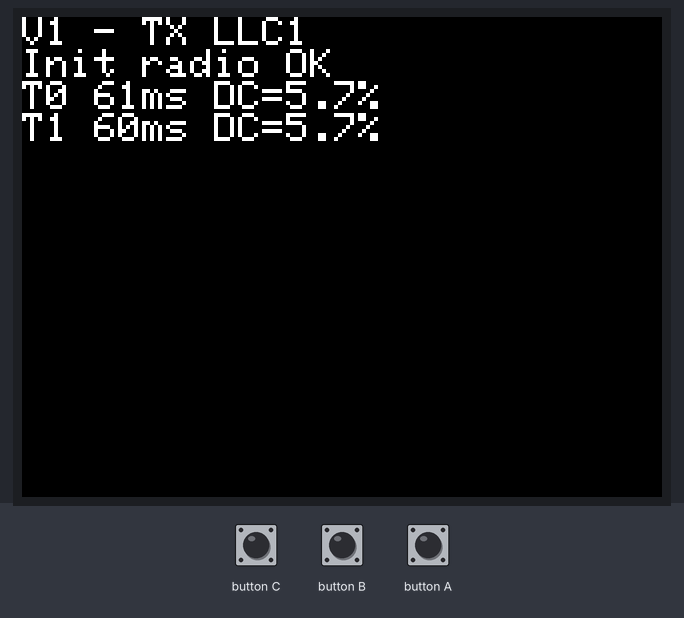
This sketch was run on a simulated ESP32. Shown: 320×240 colour display. Inputs (shaded band) come from the test bench. No radio packets arrive unless stated.

Above: at 5.4 s.
5.5 s: button C pressed for 0.15 s
At 6.6 s:
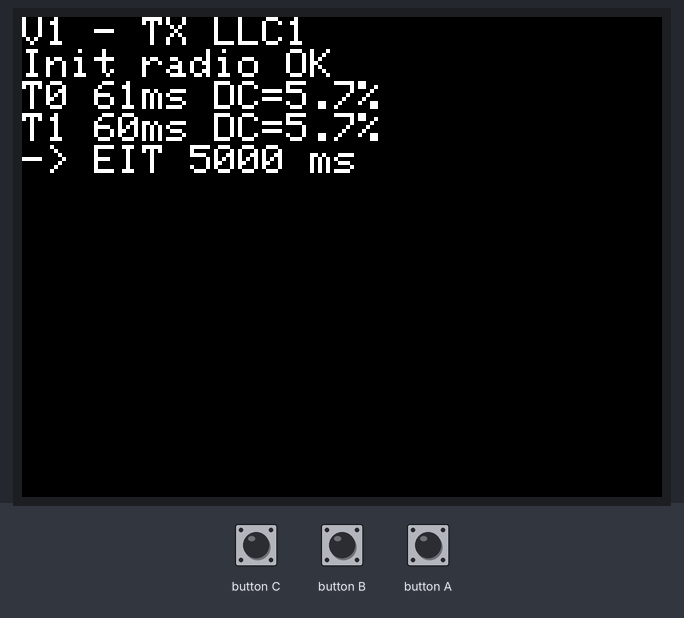
8.6 s: button B pressed for 0.15 s
At 8.9 s:
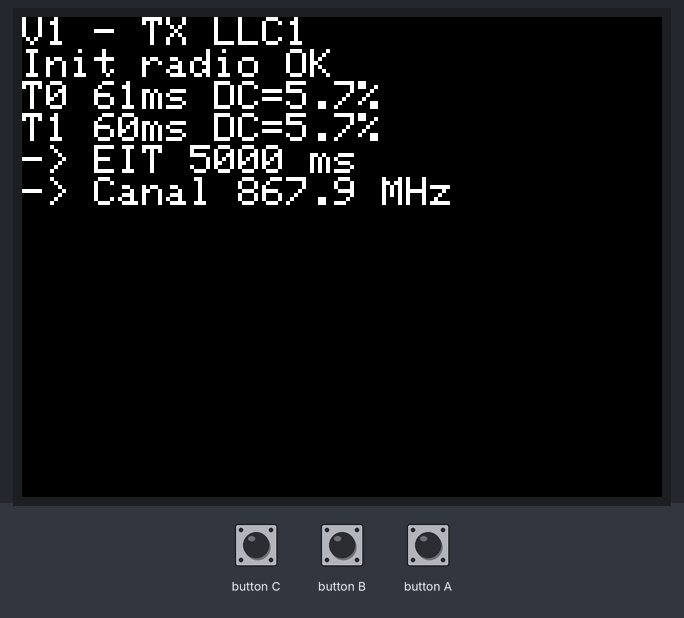
11.7 s: button A pressed for 0.15 s
At 12.5 s:
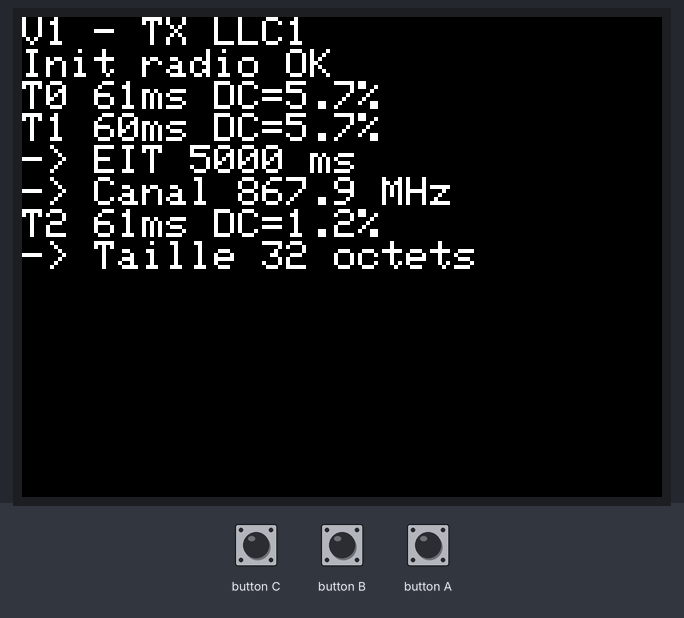
14.8 s: button C pressed for 1 s
At 15.26 s:
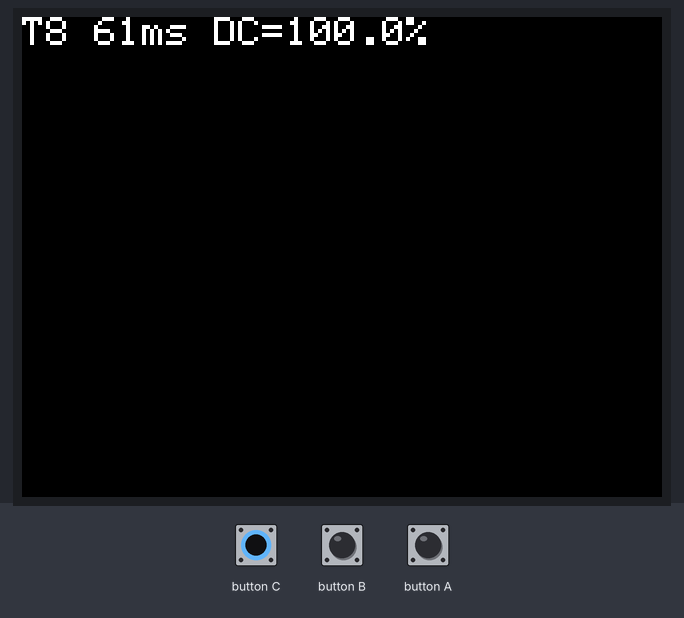
16.4 s: button B pressed for 1 s
At 16.47 s:
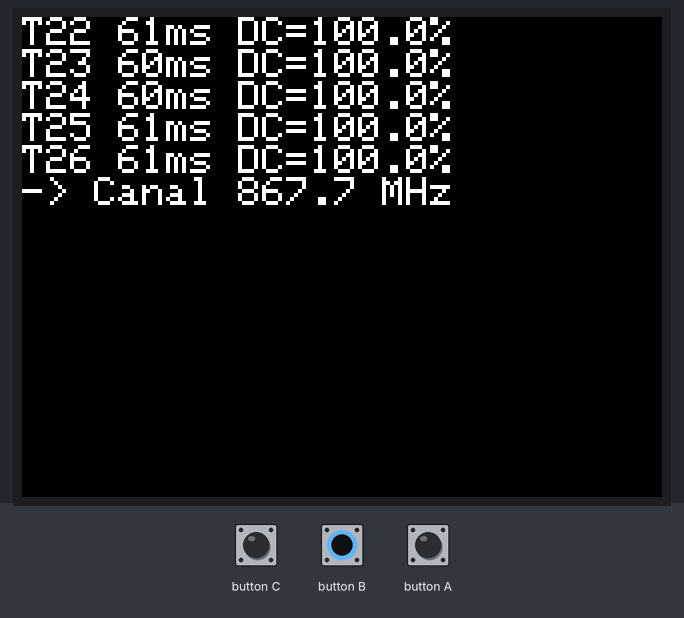
18.0 s: button A pressed for 1 s
At 18.07 s:
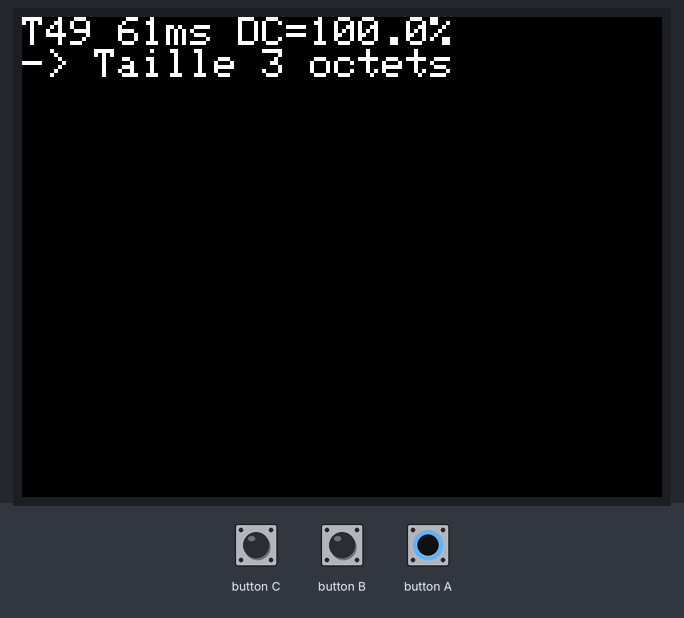

The sketch:

V1_TX.ino
```cpp
/* =====================================================================
   SAE32 - Vidéo 1 - ÉMETTEUR LLC1 - version améliorée PROPOSÉE
   Base : Vidéo 1/video_1_Prog_Test_1_B.ino (original conservé)
   Les repères [V1-x] renvoient à SAE32-Ameliorations-Code.md

   Boutons (tests en direct, sans re-téléverser) :
     A = trame courte (3 octets) <-> trame longue (32 octets)  -> test 4
     B = canal normal <-> autre canal                          -> test 2
     C = EIT 1 s -> 5 s -> 0 s -> 1 s                          -> test 3
   ===================================================================== */
#include <SPI.h>
#include <M5Stack.h>
#include <RH_RF95.h>

#define RFM95_CS   5
#define RFM95_DIO0 36            // [V1-1] DIO0 (lettre O) : l'original écrit DI00 (zéro)
RH_RF95 rf95(RFM95_CS, RFM95_DIO0);

// [V1-2] Tous les réglages sont au même endroit : un seul endroit à changer.
#define FREQ_NORMALE   867.7     // Fréquence de la diapo 5
#define FREQ_TEST      867.9     // Autre canal : R ne doit plus rien recevoir
#define PUISSANCE_DBM  8
#define TAILLE_COURTE  3
#define TAILLE_LONGUE  32
#define LIGNE_MAX_ECRAN 220      // Au-delà, le texte sort de l'écran (240 px)

// Automate : le même que dans le cours
#define EMISSION 0
#define DELAI    1
uint8_t state;

// [V1-3] Tampon dimensionné pour le test 4 : l'original (txbuf[2]) ne peut pas
// envoyer 32 octets.
uint8_t txbuf[TAILLE_LONGUE];
uint8_t tailleTrame = TAILLE_COURTE;

// [V1-4] Compteur dans la trame : R peut enfin compter les trames perdues.
uint8_t compteur = 0;

uint32_t eit = 1000;             // Espace inter-trame en ms
uint32_t debutDelai = 0;         // Instant d'entrée dans l'état DELAI
uint32_t dureeAir = 0;           // Temps d'émission mesuré d'une trame
bool     canalNormal = true;

// [V1-5] Évite le texte invisible : on efface avant de sortir de l'écran.
void preparerEcran() {
  if (M5.Lcd.getCursorY() > LIGNE_MAX_ECRAN) {
    M5.Lcd.fillScreen(BLACK);
    M5.Lcd.setCursor(0, 0);
  }
}

// [V1-6] Si la radio ne répond pas, on s'arrête avec un message clair.
// Sinon waitPacketSent() attendrait sans fin et l'écran semblerait figé.
void initialiserRadio() {
  if (!rf95.init()) {
    M5.Lcd.println("Init radio ECHEC");
    while (true) delay(1000);
  }
  M5.Lcd.println("Init radio OK");
  rf95.setModemConfig(RH_RF95::Bw125Cr45Sf128);   // SF7, 125 kHz
  rf95.setFrequency(FREQ_NORMALE);
  rf95.setTxPower(PUISSANCE_DBM);
}

void gererBoutons() {
  if (M5.BtnA.wasPressed()) {
    tailleTrame = (tailleTrame == TAILLE_COURTE) ? TAILLE_LONGUE : TAILLE_COURTE;
    M5.Lcd.printf("-> Taille %u octets\n", tailleTrame);
  }
  if (M5.BtnB.wasPressed()) {
    canalNormal = !canalNormal;
    rf95.setFrequency(canalNormal ? FREQ_NORMALE : FREQ_TEST);
    M5.Lcd.printf("-> Canal %.1f MHz\n", canalNormal ? FREQ_NORMALE : FREQ_TEST);
  }
  if (M5.BtnC.wasPressed()) {
    if (eit == 1000)      eit = 5000;
    else if (eit == 5000) eit = 0;
    else                  eit = 1000;
    M5.Lcd.printf("-> EIT %lu ms\n", (unsigned long)eit);
  }
}

void setup() {
  M5.begin();
  M5.Power.begin();
  M5.Lcd.clear(BLACK);
  M5.Lcd.setTextColor(WHITE);
  M5.Lcd.setTextSize(2);
  M5.Lcd.println("V1 - TX LLC1");

  delay(1000);
  initialiserRadio();

  state = EMISSION;
  delay(3000);                   // Laisse le temps d'allumer R (piège : E avant R)
}

void loop() {
  M5.update();                   // Lecture des boutons à chaque tour
  gererBoutons();

  switch (state) {
    case EMISSION: {
      preparerEcran();

      // Format personnel : [compteur][0xAA][0x55], complété jusqu'à 32 octets
      // pour le test de la trame longue.
      txbuf[0] = compteur;
      txbuf[1] = 0xAA;
      txbuf[2] = 0x55;
      for (uint8_t i = 3; i < tailleTrame; i++) txbuf[i] = i;

      // [V1-7] On mesure le temps d'antenne réel, au lieu de le supposer.
      uint32_t debut = millis();
      rf95.send(txbuf, tailleTrame);
      rf95.waitPacketSent();
      dureeAir = millis() - debut;

      // [V1-8] Rapport cyclique de la diapo 5 : temps d'émission / temps total.
      float rapport = 100.0 * dureeAir / (dureeAir + eit);
      M5.Lcd.printf("T%u %lums DC=%.1f%%\n", compteur,
                    (unsigned long)dureeAir, rapport);

      compteur++;                // Sur 8 bits : 255 + 1 revient à 0
      debutDelai = millis();
      state = DELAI;
      break;
    }

    case DELAI:
      // [V1-9] Attente NON bloquante : les boutons restent actifs.
      // Un delay(1000) rendrait les boutons presque inutilisables.
      if (millis() - debutDelai >= eit) {
        state = EMISSION;
      }
      break;

    default:
      state = EMISSION;
      break;
  }
}
```

Measured:
- after the input at 5.5 s, the display: changes at once (image 1)
- after the input at 8.6 s, the display: changes at once (image 2)
- after the input at 11.7 s, the display: changes at once (image 3)
- after the input at 14.8 s, the display: first changes at once (image 4 shows a later state)
- after the input at 16.4 s, the display: changes after 0.06 s (image 5)
- after the input at 18.0 s, the display: changes after 0.06 s (image 6)
